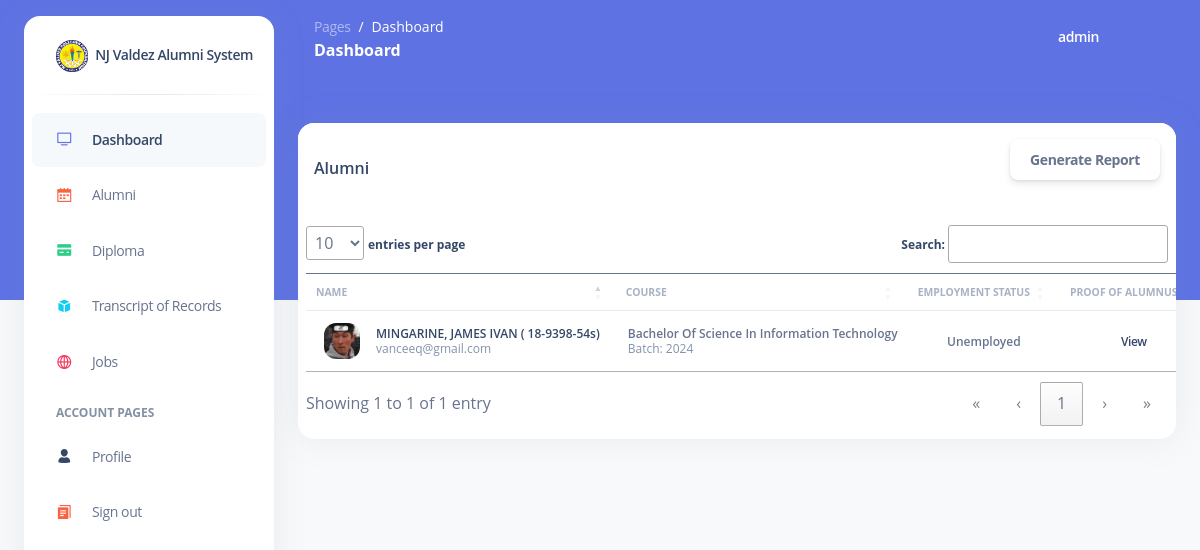
The app's page /alumni/ (signed in) with its own data.
### base/models.py (models this page shows, shortened)
class Alumni(models.Model):
    user = models.ForeignKey(User, on_delete=models.CASCADE)
    avatar = models.ImageField(default="/avatars/avatar-default-icon.png", upload_to="avatars/", null=True, blank=True)
    student_number = models.CharField(max_length=15, null = True, blank=True)
    batch = models.CharField(max_length=4)
    course = models.CharField(max_length=255)
    employment = models.CharField(max_length=255, null = True, blank = True)
    phone_number = models.CharField(max_length=13)
    proof = models.ImageField(upload_to="proofs/", blank=True, null=True)
    date_created = models.DateTimeField(auto_now_add=True, null=True, blank=True)

### base/views.py (the view)
# urls.py: path('alumni/', views.alumni, name="alumni"),
@login_required(login_url='login')
@staff_required
def alumni(request):
    alumni = Alumni.objects.all()
    context = {
        'alumni': alumni
    }
    return render(request, 'base/alumni.html', context)

### base/templates/base/alumni.html (shortened to what this page needs)
{% extends 'base2.html' %}
{% block content %}
<div class="row mt-4">
    <div class="col-lg-12 mb-lg-0 mb-4">
        <div class="card">
            <div class="card-header pb-0 p-3 mb-3">
                <div class="row">
                    <div class="col-6 d-flex align-items-center">
                    <h6 class="mb-0">Alumni</h6>
                    </div>
                    <div class="col-6 text-end">
                      <a href="#" id="export_csv" class="btn btn-gradient-info">Generate Report</a>
                    </div>
                </div>
            </div>
            <div class="table-responsive p-2">
              <table class="table align-items-center mb-0" id="alumni_table_dashboard">
                <thead>
                    <tr>
                        <th class="text-uppercase text-secondary text-xxs font-weight-bolder opacity-7">Name</th>
                        <th class="text-uppercase text-secondary text-xxs font-weight-bolder opacity-7 ps-2">Course</th>
                        <th class="text-center text-uppercase text-secondary text-xxs font-weight-bolder opacity-7">Employment Status</th>
                        <th class="text-center text-uppercase text-secondary text-xxs font-weight-bolder opacity-7">Proof of Alumnus</th>
                    </tr>
                </thead>
                <tbody>
                    {% for alm in alumni %}
                    <tr>
                        <td>
                            <div class="d-flex px-2 py-1">
                                <div>
                                    <img src="{{ alm.avatar.url }}" class="avatar avatar-sm me-3">
                                </div>
                                <div class="d-flex flex-column justify-content-center">
                                    <h6 class="mb-0 text-xs text-capitalize">{{ alm.user.last_name }}, {{ alm.user.first_name}} ( {{ alm.student_number }})</h6>
                                    <p class="text-xs text-secondary mb-0">{{ alm.user.email }}</p>
                                </div>
                            </div>
                        </td>
                        <td>
                            <p class="text-xs font-weight-bold mb-0 text-capitalize">{{ alm.course }}</p>
                            <p class="text-xs text-secondary mb-0">Batch: {{ alm.batch }}</p>
                        </td>
                        <td class="align-middle text-center text-sm">
                            <p class="text-xs font-weight-bold mb-0 text-capitalize">{{ alm.employment }}</p>
                        </td>
                        <td class="text-center">
                            <a href="{{ alm.proof.url }}" target="_blank"><p class="text-xs font-weight-bold mb-0 text-capitalize">view</p></a>
                        </td>
                    </tr>
                    {% endfor %}
                </tbody>
            </table>
            </div>
        </div>
    </div>
  </div>
{% endblock %}

### templates/includes/nav.html (shortened to what this page needs)
<nav class="navbar navbar-main navbar-expand-lg px-0 mx-4 shadow-none border-radius-xl " id="navbarBlur" data-scroll="false">
    <div class="container-fluid py-1 px-3">
      <nav aria-label="breadcrumb">
        <ol class="breadcrumb bg-transparent mb-0 pb-0 pt-1 px-0 me-sm-6 me-5">
          <li class="breadcrumb-item text-sm"><a class="opacity-5 text-white" href="javascript:;">Pages</a></li>
          <li class="breadcrumb-item text-sm text-white active" aria-current="page">Dashboard</li>
        </ol>
        <h6 class="font-weight-bolder text-white mb-0">Dashboard</h6>
      </nav>
      <div class="collapse navbar-collapse mt-sm-0 mt-2 me-md-0 me-sm-4" id="navbar">
        <ul class="navbar-nav  justify-content-end">
          <li class="nav-item d-flex align-items-center">
            <a href="javascript:;" class="nav-link text-white font-weight-bold px-0">
              <i class="fa fa-user me-sm-1"></i>
              <span class="d-sm-inline d-none">{{ request.user }}</span>
            </a>
          </li>
          <li class="nav-item px-3 d-flex align-items-center">
            <a href="javascript:;" class="nav-link text-white p-0">
              <i class="fa fa-cog fixed-plugin-button-nav cursor-pointer"></i>
            </a>
          </li>
          <li class="nav-item dropdown pe-2 d-flex align-items-center">
            <a href="javascript:;" class="nav-link text-white p-0" id="dropdownMenuButton" data-bs-toggle="dropdown" aria-expanded="false">
              <i class="fa fa-bell cursor-pointer"></i>
            </a>
          </li>
        </ul>
      </div>
    </div>
  </nav>

### records on screen
Alumni: avatar (picture), user.last_name "MINGARINE", user.first_name "JAMES IVAN", student_number "18-9398-54s", user.email "vanceeq@gmail.com", course "Bachelor Of Science In Information Technology", batch "2024", employment "Unemployed"

### other values on screen
{{ request.user }} "admin"
